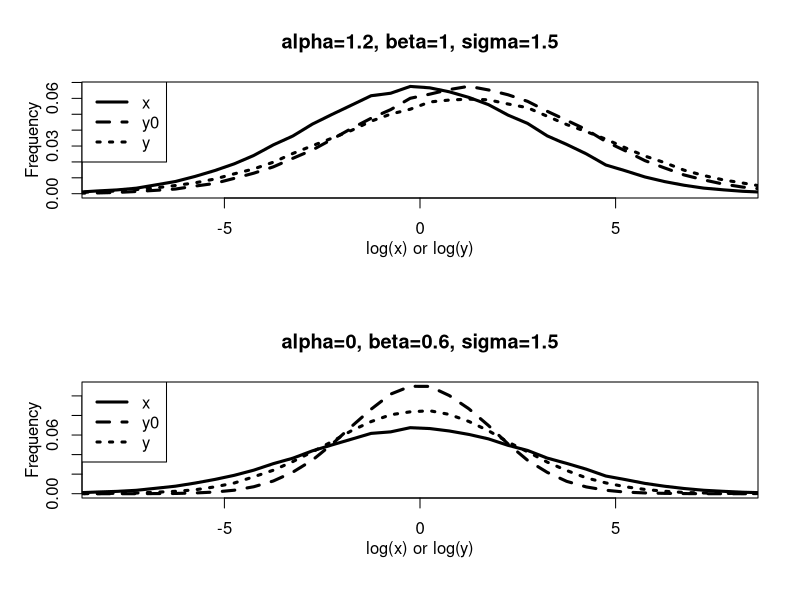

Generate this figure with R:

# $Id: plot_loghisto.R,v 1.1 2013/11/24 23:00:08 ytian Exp ytian $ 
# Plot PDF of various space/time scales

loghist_compare3 <- function (src, dst1, dst2, title)   {
  # find the range of data
  x0=min(min(src, na.rm=T), min(dst1, na.rm=T), min(dst2, na.rm=T))
  x1=max(max(src, na.rm=T), max(dst1, na.rm=T), max(dst2, na.rm=T))
  x0=-20 
  x1=20 
  # number of bins for histogram and CDF
  hbins=80
  hsize=(x1-x0)/hbins

  hs = hist(src, plot=F, breaks=c(x0+hsize*0:hbins))
  hd1 = hist(dst1, plot=F, breaks=c(x0+hsize*0:hbins))
  hd2 = hist(dst2, plot=F, breaks=c(x0+hsize*0:hbins))
  ymax=max(hs$counts/sum(hs$counts), hd1$counts/sum(hd1$counts), 
           hd2$counts/sum(hd2$counts)) 
  plot(hs$mids, hs$counts/sum(hs$counts), type="l", col="black", xlab="log(x) or log(y)",
     ylab="Frequency", 
     xlim=c(-8, 8), 
     lwd=3, mgp=c(2, 1, 0), ylim=c(0, ymax),
     main=title)

  lines(hd1$mids, hd1$counts/sum(hd1$counts), xlim=c(x0, x1), type="l", lty=2, lwd=3, col="black")

  lines(hd2$mids, hd2$counts/sum(hd2$counts), xlim=c(x0, x1), type="l", lty=3, lwd=3, col="black")

  legend("topleft", c("x", "y0", "y"), cex=1, 
lty=c(1, 2, 3), lwd=c(3, 3, 3),col=c("black", "black", "black"), bty="o" )

}


# main program 
# Usage: Rscript plot_loghisto.R alpha beta errtype
# Example:
# > Rscript plot_loghisto.R 1.0 1.0 gamma 

args <- commandArgs(trailingOnly = TRUE)

#if (length(args) != 3) {
#  cat ("Usage: Rscript plot_loghisto.R alpha beta errtype \n")
#  quit(save="no")
#} 


nc=200000

x=rlnorm(nc, 0, 3) 

#postscript(file="compare-pdf.ps", horizontal=F)
#cat("ifile=", ifile, "\n")

par(mfcol=c(2,1))
par(bg="white")
opt <- options(scipen = 10)

alpha=1.2 
beta=1.0
sigma=1.5
noise=rlnorm(nc, 0, sigma) 
y0= exp(alpha)* (x**beta) 
y = y0 * noise 

loghist_compare3(log(x), log(y0), log(y), "alpha=1.2, beta=1, sigma=1.5") 

alpha=0 
beta=0.6
sigma=1.5
noise=rlnorm(nc, 0, sigma) 

y0= exp(alpha)* (x**beta) 
y = y0 * noise 

loghist_compare3(log(x), log(y0), log(y), "alpha=0, beta=0.6, sigma=1.5") 


dev.copy(postscript, "compare-pdf.ps", horizontal=F) 
dev.off()



